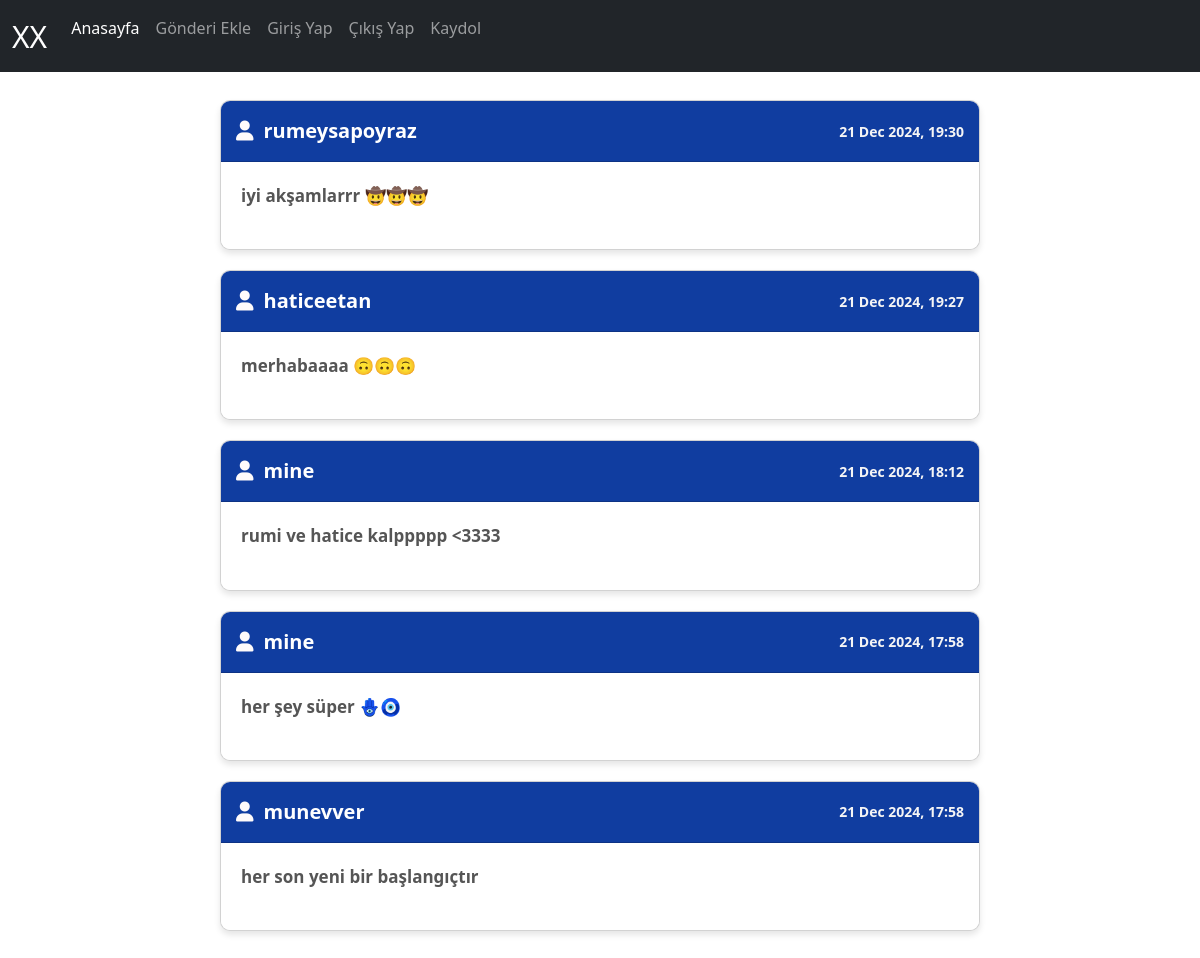
The page / on the database its author committed.
### tweetapp/models.py (models this page shows, shortened)
class Tweet(models.Model):
    username= models.ForeignKey(User, on_delete=models.CASCADE, null=True)
    message= models.CharField(max_length=100)
    timestamp = models.DateTimeField(auto_now_add=True)  # Gönderi zamanı

### tweetapp/views.py (the view)
# urls.py: path('',views.listtweet,name='listtweet'), #//
def listtweet(request):
    all_tweets = models.Tweet.objects.all().order_by('-id')  #atılan son gönderiyi başa alıp listeleyen method.
    tweet_dict = {"tweets": all_tweets}
    return render(request, 'tweetapp/listtweet.html', context=tweet_dict)

### tweetapp/templates/tweetapp/listtweet.html (shortened to what this page needs)
{% extends "base.html" %}
{% block content %}
<!DOCTYPE html>
<html lang="tr">
<head>
    <link rel="stylesheet" href="https://cdnjs.cloudflare.com/ajax/libs/font-awesome/6.0.0-beta3/css/all.min.css">
</head>
<body>
<div class="container" style="width: 100%; max-width: 800px; margin: auto; padding: 20px; padding-top: 100px;">
    {% for tweet in tweets %}
        <div class="card" style="margin-bottom: 20px; border-radius: 10px; box-shadow: 0 4px 6px rgba(0, 0, 0, 0.1); overflow: hidden;">
            <div class="card-header" style="background-color: #103da0; color: white; padding: 15px; font-size: 20px; font-weight: bold; display: flex; justify-content: space-between; align-items: center;">
                <div style="display: flex; align-items: center;">
                    <i class="fa-solid fa-user" style="color: #fffbfb; padding-right: 10px;"></i>
                    {{ tweet.username }}
                </div>
                <div style="font-size: 14px; color: #f5f5f5; text-align: right;">
                    {{ tweet.timestamp|date:"d M Y, H:i" }}
                </div>
            </div>
            <div class="card-body" style="padding: 20px; font-size: 17px; line-height: 1.6; color: #555; font-weight: bold;">
                <p class="card-text">{{ tweet.message }}</p>
            </div>
            <div class="" style="padding: 10px; background-color: white; text-align: right;">
            </div>
        </div>
    {% endfor %}
</div>
</body>
</html>
{% endblock %}

### templates/base.html (shortened to what this page needs)
{% load static %}
<html lang="en">
<head>
    <link href="https://cdn.jsdelivr.net/npm/bootstrap@5.3.3/dist/css/bootstrap.min.css" rel="stylesheet">
    <link rel="stylesheet" href="{% static 'tweetapp/customform.css' %}">
</head>
<body>
    <nav class="navbar navbar-expand-md navbar-dark bg-dark mb-4 fixed-top">
        <div class="container-fluid">
          <a class="navbar-brand" href="{% url 'tweetapp:listtweet' %}"  style="font-size: 30px;">XX </a>
          <div class="collapse navbar-collapse" id="navbarCollapse">
            <ul class="navbar-nav me-auto mb-2 mb-md-0">
              <li class="nav-item">
                <a class="nav-link active" aria-current="page" href="{% url 'tweetapp:listtweet' %}">Anasayfa</a>
              </li>
              <li class="nav-item">
                <a class="nav-link" href="{% url 'tweetapp:addtweet' %}">Gönderi Ekle</a>
              </li>
            <li class="nav-item">
              <a class="nav-link" href="{% url 'login' %}">Giriş Yap</a>
            </li>
            <li class="nav-item">
             <form action="{% url 'logout' %}?next=/" method="post">             {% csrf_token %}             <button type="submit" class="nav-link btn btn-link">Çıkış Yap</button>
             </form>
             </li>
             <li class="nav-item">
              <a class="nav-link" href="{% url 'tweetapp:signup' %}">Kaydol</a>
            </li>
            </ul>
          </div>
        </div>
      </nav>
    {%block content%}
    {%endblock%}
</body>
</html>

### rows shown on the page
Tweet: username "rumeysapoyraz", timestamp "21 Dec 2024, 19:30", message "iyi akşamlarrr 🤠🤠🤠"
Tweet: username "haticeetan", timestamp "21 Dec 2024, 19:27", message "merhabaaaa 🙃🙃🙃"
Tweet: username "mine", timestamp "21 Dec 2024, 18:12", message "rumi ve hatice kalppppp <3333"
Tweet: username "mine", timestamp "21 Dec 2024, 17:58", message "her şey süper 🪬🧿"
Tweet: username "munevver", timestamp "21 Dec 2024, 17:58", message "her son yeni bir başlangıçtır"
